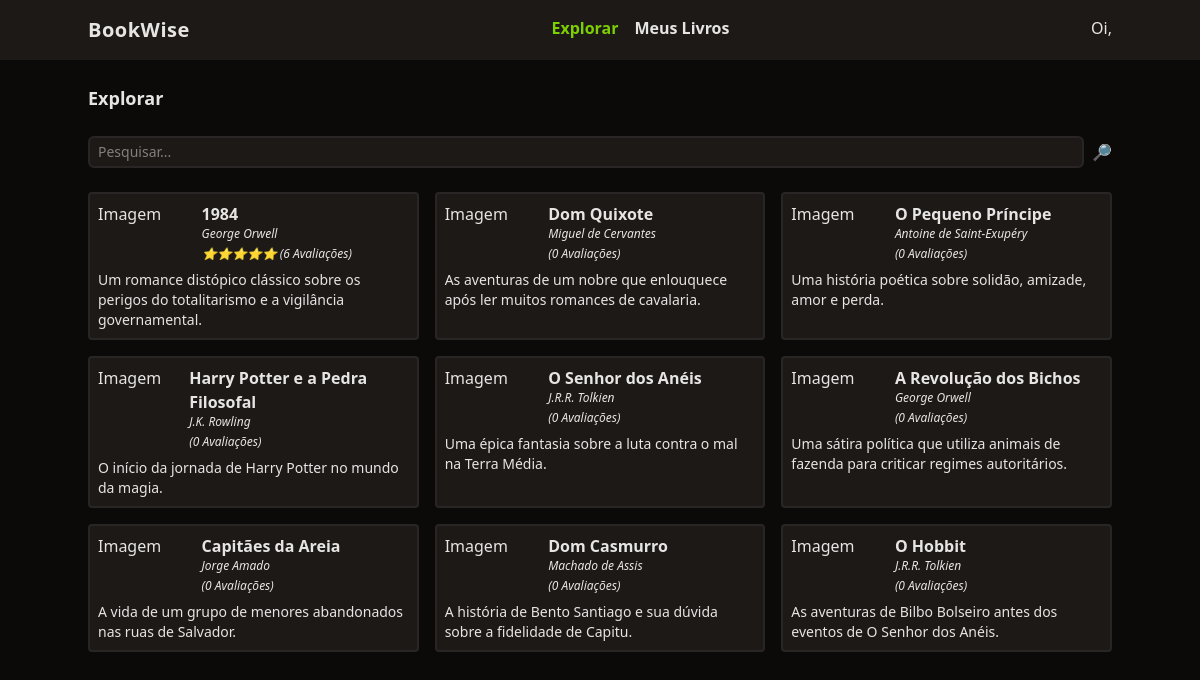
/ (signed in), run on the app's committed database.
### tables this page shows
CREATE TABLE livros(
  id integer primary key autoincrement,
  titulo varchar(255),
  autor varchar(100),
  descricao text,
  ano_lancamento integer,
  usuario_id integer,
  foreign key(usuario_id) references usuarios(id) on delete cascade
);

### functions.php (called while the page is built, shortened)
<?php
function view($viewName, $data = [])
{
  require "views/template/app.php";
}
function config($chave = null)
{
  $config = require 'config.php';
  if (strlen($chave) > 0) {
    return $config[$chave];
  }
  return $config;
}

### controllers/index.controller.php (called while the page is built)
<?php
$pesquisar = $_REQUEST["pesquisar"] ?? "";
$livros = $DB->query(
  query: "select
   l.id,
   l.titulo,
   l.ano_lancamento,
   l.autor,
   l.descricao,
   round(sum(a.nota) / 5.0) as nota_avaliacao,
   count(a.id) as count_avaliacoes
   from livros l
   left join avaliacoes a on a.livro_id = l.id
   where l.titulo like :filtro or l.autor like :filtro or l.descricao like :filtro
   group by l.id, l.titulo, l.ano_lancamento, l.autor, l.descricao",
  class: Livro::class,
  params: ["filtro" => "%$pesquisar%"]
)->fetchAll();
view("index", ["livros" => $livros]);

### routes.php (called while the page is built, shortened)
<?php
$path = parse_url($_SERVER["REQUEST_URI"])["path"];
$controller = str_replace("/", "", $path);
if (!$controller) $controller = 'index';
$controllerFile = "controllers/{$controller}.controller.php";
require $controllerFile;

### index.php (called while the page is built, shortened)
<?php
require "functions.php";
$config = require 'config.php';
require 'Database.php';
require 'routes.php';

### config.php (called while the page is built)
<?php
return [
  "database" => [
    'driver' => 'sqlite',
    'database' => 'database.sqlite',
  ]
];

### Database.php (called while the page is built)
<?php
class Database
{
  private $db;
  public function __construct($config)
  {
    $this->db = new PDO($this->getDsn($config));
  }
  private function getDsn($config)
  {
    $driver = $config['driver'];
    unset($config['driver']);
    $dsn = $driver . ":" . http_build_query($config, '', ':');
    if ($driver == 'sqlite') {
      $dsn = $driver . ":" . $config['database'];
    }
    return $dsn;
  }
  public function query($query, $class = null, $params = [])
  {
    $prepare = $this->db->prepare($query);
    if ($class) {
      $prepare->setFetchMode(PDO::FETCH_CLASS, $class);
    }
    $prepare->execute($params);
    return $prepare;
  }
}
$DB = new Database(config('database'));

### views/partials/_livro.php (the view)
<div class="p-2 border-stone-800 border-2 rounded bg-stone-900">
  <div class="flex">
    <div class="w-1/3">
      Imagem
    </div>
    <div class="space-y-1">
      <a href="/livro?id=<?= $livro->id ?>" class="font-semibold hover:underline"><?= $livro->titulo ?></a>
      <div class="text-xs italic"><?= $livro->autor ?></div>
      <div class="text-xs italic">
        <?= str_repeat('⭐', $livro->nota_avaliacao) ?> (<?= $livro->count_avaliacoes ?> <?php if ($livro->count_avaliacoes == 1) echo "Avaliação";
                                                                                        else echo "Avaliações"; ?>)
      </div>
    </div>
  </div>
  <div class="text-sm mt-2">
    <?= $livro->descricao ?>
  </div>
</div>

### views/index.view.php
<h1 class="mt-6 font-bold text-lg mt-6">Explorar</h1>
<form class="w-full flex space-x-2 mt-6">
  <input type="text" name="pesquisar" class="border-stone-800 bg-stone-900 text-sm border-2 rounded-md focus:outline-none px-2 py-1 w-full" placeholder="Pesquisar..." name="pesquisar" />
  <button type="submit">🔎</button>
</form>
<section class="grid grid-cols-1 md:grid-cols-2 lg:grid-cols-3 gap-4">
  <?php foreach ($livros as $livro) { ?>
    <?php require 'partials/_livro.php'; ?>
  <?php } ?>
</section>

### data on the page
livros: titulo "1984", autor "George Orwell", nota_avaliacao "⭐⭐⭐⭐⭐", count_avaliacoes "6", descricao "Um romance distópico clássico sobre os perigos do totalitarismo e a vigilância governamental."
livros: titulo "Dom Quixote", autor "Miguel de Cervantes", count_avaliacoes "0", descricao "As aventuras de um nobre que enlouquece após ler muitos romances de cavalaria."
livros: titulo "O Pequeno Príncipe", autor "Antoine de Saint-Exupéry", count_avaliacoes "0", descricao "Uma história poética sobre solidão, amizade, amor e perda."
livros: titulo "Harry Potter e a Pedra Filosofal", autor "J.K. Rowling", count_avaliacoes "0", descricao "O início da jornada de Harry Potter no mundo da magia."
livros: titulo "O Senhor dos Anéis", autor "J.R.R. Tolkien", count_avaliacoes "0", descricao "Uma épica fantasia sobre a luta contra o mal na Terra Média."
livros: titulo "A Revolução dos Bichos", autor "George Orwell", count_avaliacoes "0", descricao "Uma sátira política que utiliza animais de fazenda para criticar regimes autoritários."
livros: titulo "Capitães da Areia", autor "Jorge Amado", count_avaliacoes "0", descricao "A vida de um grupo de menores abandonados nas ruas de Salvador."
livros: titulo "Dom Casmurro", autor "Machado de Assis", count_avaliacoes "0", descricao "A história de Bento Santiago e sua dúvida sobre a fidelidade de Capitu."
livros: titulo "O Hobbit", autor "J.R.R. Tolkien", count_avaliacoes "0", descricao "As aventuras de Bilbo Bolseiro antes dos eventos de O Senhor dos Anéis."
